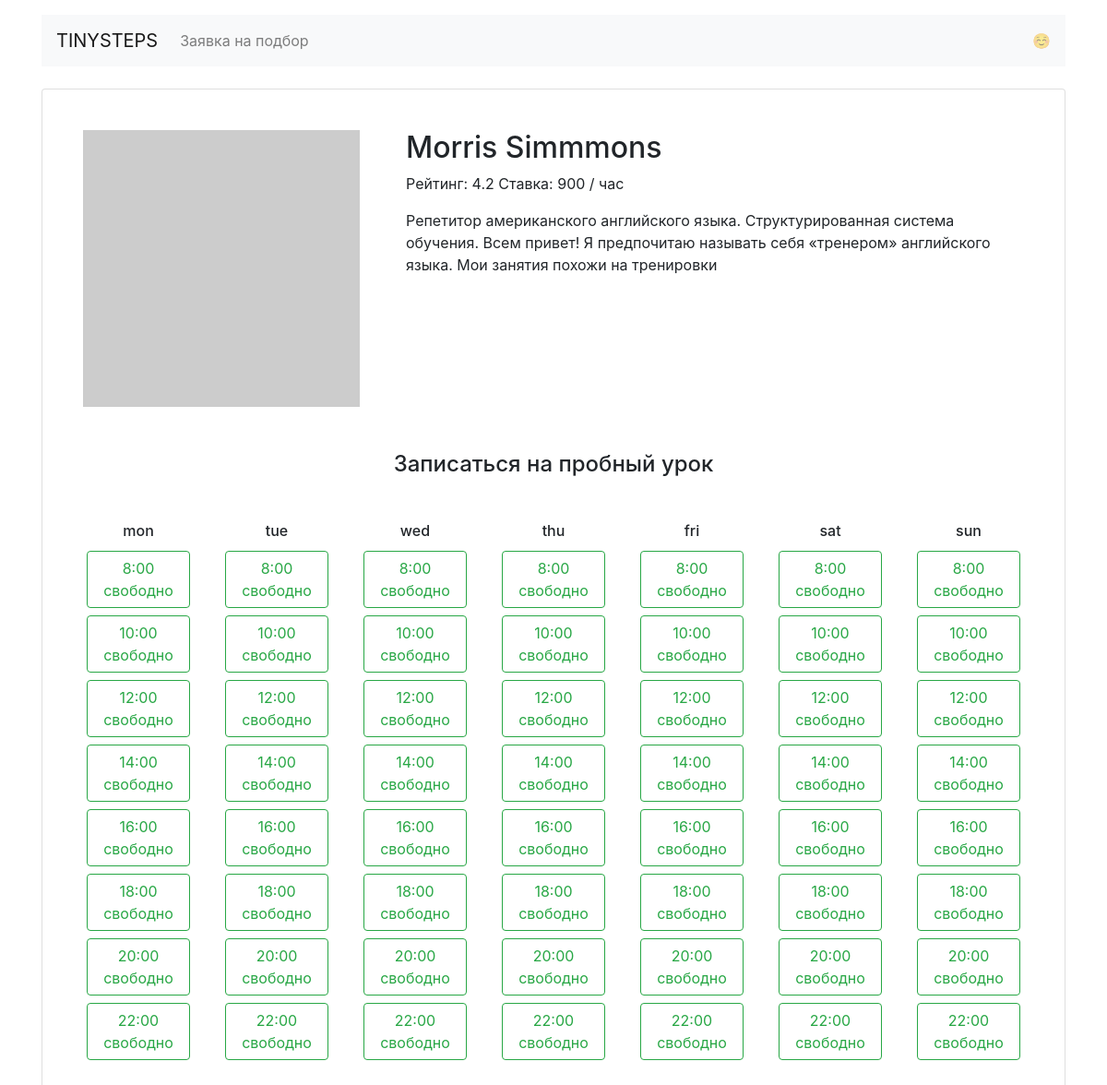
The app's page /profiles/1/ with its own data.
### app.py (models this page shows)
class Teachers(db.Model):
    __tablename__ = "teachers"
    id = db.Column(db.Integer, primary_key=True)
    name = db.Column(db.String, nullable=False)
    about = db.Column(db.String)
    rating = db.Column(db.Float, nullable=False)
    picture = db.Column(db.String, nullable=False)
    price = db.Column(db.Integer, nullable=False)
    gender = db.Column(db.Boolean, nullable=False)
    travel = db.Column(db.Boolean, nullable=False)
    study = db.Column(db.Boolean, nullable=False)
    work = db.Column(db.Boolean, nullable=False)
    program = db.Column(db.Boolean, nullable=False)
    relocate = db.Column(db.Boolean, nullable=False)
    book = db.relationship("Booking")

class Day(db.Model):
    __tablename__ = "day"
    id = db.Column(db.Integer, primary_key=True)
    week_day = db.Column(db.String, nullable=False)
    book = db.relationship("Booking")

class Times(db.Model):
    __tablename__ = "time"
    id = db.Column(db.Integer, primary_key=True)
    time = db.Column(db.String)
    book = db.relationship("Booking")

### app.py (the view)
@app.route('/profiles/<int:id_teacher>/')
def render_profiles_page(id_teacher):
    teacher = db.session.query(Teachers).get(id_teacher)
    days = db.session.query(Day.week_day).all()
    times = db.session.query(Times.time).all()
    booking = db.session.query(Booking.teacher_id, Day.week_day, Times.time).join(Teachers).join(Times).join(Day).filter(Teachers.id == id_teacher).all()
    allready = []
    for booking in booking:
        allready.append((booking[1], booking[2]))
    time = []
    for s in times:
        time.append(s[0])
    day = []
    for s in days:
        day.append(s[0])
    return render_template('profile.html', allready=allready, name=teacher.name, about=teacher.about, rating=teacher.rating, price=teacher.price, picture=teacher.picture, day=day, id_teacher=id_teacher, time=time)

### templates/profile.html
{% extends 'base.html' %}
{% block container %}
<main class="container mt-3">
  <div class="card my-4 mx-auto">
    <div class="card-body m-2 m-md-4">
      <article class="">
        <div class="row">
            <div class="col-4"><img src="{{ picture }}" class="img-fluid" alt=""></div>
              <section class="col-8 teacher=info">
                <h1 class="h2">{{ name }}</h1>
                <p>
                    Рейтинг: {{ rating }} Ставка: {{ price }} / час
                </p>
                <p>{{ about }}</p>
              </section>
        </div>
        <section class="available text-center">
          <h4 class="mb-4 mt-5">Записаться на пробный урок</h4>
          <div class="row">
            {% for week_day in day %}
            <div class="col">
              <h6 class="mt-4">{{ week_day }}</h6>
                {% for now in time %}
                  {% if (week_day, now) in allready %}
                    <a href="" class="btn btn-outline-secondary m-1 disabled">{{ now }} занято</a>
                  {% else %}
                    <a href="{{ url_for('render_booking_page', id_teacher=id_teacher, time=now, w_day=week_day) }}" class="btn btn-outline-success m-1">{{ now }} свободно</a>
                  {% endif %}
              {% endfor %}
            </div>
            {% endfor %}
          </div>
        </section>
      </article>
    </div>
  </div>
</main>
{% endblock %}

### records on screen
Teachers: name "Morris Simmmons", rating "4.2", price "900", about "Репетитор американского английского языка. Структурированная система обучения. Всем привет! Я предпочитаю называть себя «тренером» английского языка. Мои занятия похожи на тренировки"
Day: week_day "mon"
Times: time "8:00"
Times: time "10:00"
Times: time "12:00"
Times: time "14:00"
Times: time "16:00"
Times: time "18:00"
Times: time "20:00"
Times: time "22:00"
Day: week_day "tue"
Day: week_day "wed"
Day: week_day "thu"
Day: week_day "fri"
Day: week_day "sat"
Day: week_day "sun"
